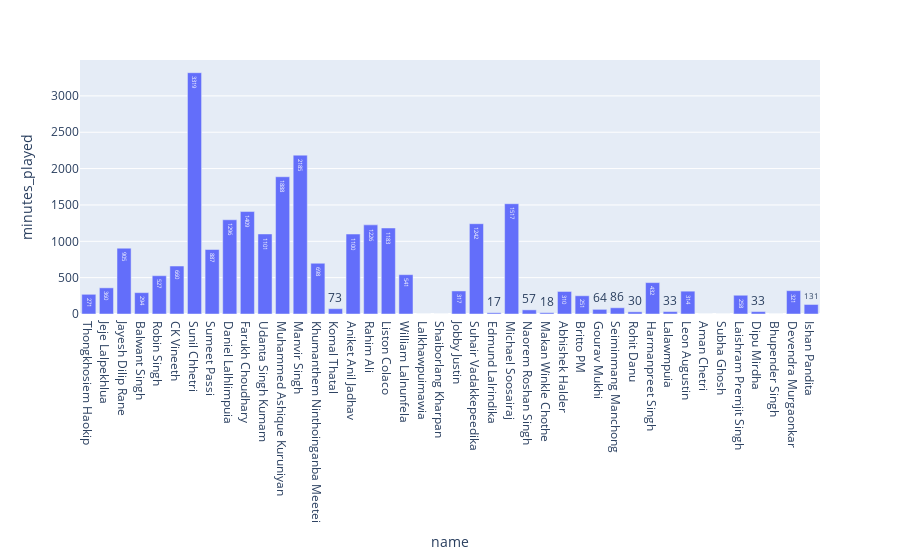

The cell this chart's notebook holds for it:
### Code cell
# simple plot of the minutes played
px.bar(x="name", y="minutes_played", text="minutes_played", data_frame=fwd_mins)

### Figure 1 — Plotly figure (JSON) as saved in the notebook; plotly's stock layout.template omitted (floating-point values rounded to 4 significant figures)
{"data": [{"alignmentgroup": "True", "hovertemplate": "name=%{x}<br>minutes_played=%{text}<extra></extra>", "legendgroup": "", "marker": {"color": "#636efa"}, "name": "", "offsetgroup": "", "orientation": "v", "showlegend": false, "text": [271, 360, 905, 294, 527, 660, 3319, 887, 1296, 1409, 1101, 1888, 2185, 698, 73, 1100, 1226, 1183, 541, 0, 0, 317, 1242, 17, 1517, 57, 18, 310, 251, 64, 86, 30, 432, 33, 314, 0, 0, 258, 33, 0, 321, 131], "textposition": "auto", "type": "bar", "x": ["Thongkhosiem Haokip", "Jeje Lalpekhlua", "Jayesh Dilip Rane", "Balwant Singh", "Robin Singh", "CK Vineeth", "Sunil Chhetri", "Sumeet Passi", "Daniel Lalhlimpuia", "Farukh Choudhary", "Udanta Singh Kumam", "Muhammed Ashique Kuruniyan", "Manvir Singh", "Khumanthem Ninthoinganba Meetei", "Komal Thatal", "Aniket Anil Jadhav", "Rahim Ali", "Liston Colaco", "William Lalnunfela", "Lalkhawpuimawia", "Shaiborlang Kharpan", "Jobby Justin", "Suhair Vadakkepeedika", "Edmund Lalrindika", "Michael Soosairaj", "Naorem Roshan Singh", "Makan Winkle Chothe", "Abhishek Halder", "Britto PM", "Gourav Mukhi", "Seiminmang Manchong", "Rohit Danu", "Harmanpreet Singh", "Lalawmpuia", "Leon Augustin", "Aman Chetri", "Subha Ghosh", "Laishram Premjit Singh", "Dipu Mirdha", "Bhupender Singh", "Devendra Murgaonkar", "Ishan Pandita"], "xaxis": "x", "y": [271, 360, 905, 294, 527, 660, 3319, 887, 1296, 1409, 1101, 1888, 2185, 698, 73, 1100, 1226, 1183, 541, 0, 0, 317, 1242, 17, 1517, 57, 18, 310, 251, 64, 86, 30, 432, 33, 314, 0, 0, 258, 33, 0, 321, 131], "yaxis": "y"}], "layout": {"barmode": "relative", "legend": {"tracegroupgap": 0}, "margin": {"t": 60}, "xaxis": {"anchor": "y", "domain": [0, 1], "title": {"text": "name"}}, "yaxis": {"anchor": "x", "domain": [0, 1], "title": {"text": "minutes_played"}}}}
